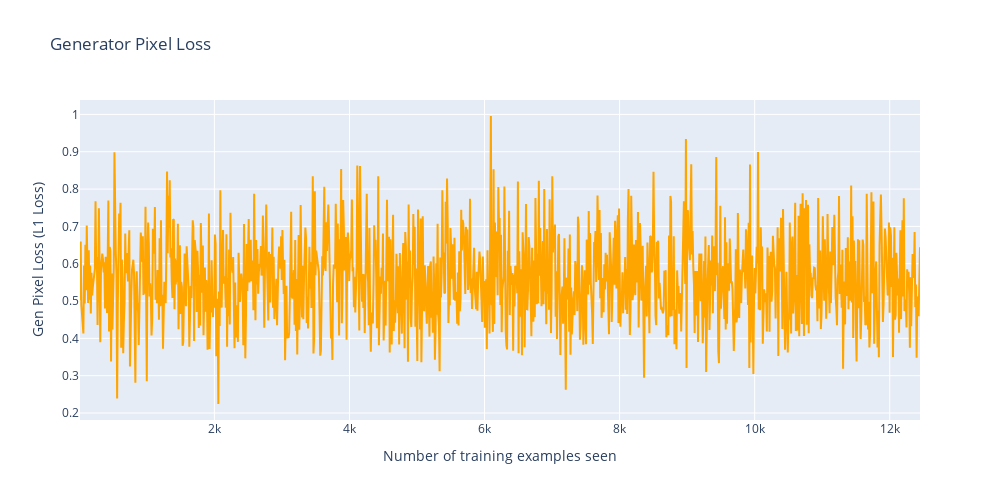

Notebook cell for this chart:
### Code cell
fig = go.Figure()

fig.add_trace(go.Scatter(x=counter, y=gen_pixel_losses, mode='lines', name='Gen Pixel Loss', marker_color='orange'))

fig.update_layout(
    width=1000,
    height=500,
    title="Generator Pixel Loss",
    xaxis_title="Number of training examples seen",
    yaxis_title="Gen Pixel Loss (L1 Loss)"),
fig.show()

plt.plot(counter, gen_pixel_losses)

### Figure 1 — Plotly figure (JSON) as saved in the notebook; plotly's stock layout.template omitted (floating-point values rounded to 4 significant figures; data arrays with more than 128 entries replaced by an {"elided": "..."} marker saying what was removed)
{"data": [{"marker": {"color": "orange"}, "mode": "lines", "name": "Gen Pixel Loss", "type": "scatter", "x": {"elided": "1246 int values"}, "y": {"elided": "1246 float values"}}], "layout": {"height": 500, "title": {"text": "Generator Pixel Loss"}, "width": 1000, "xaxis": {"title": {"text": "Number of training examples seen"}}, "yaxis": {"title": {"text": "Gen Pixel Loss (L1 Loss)"}}}}
